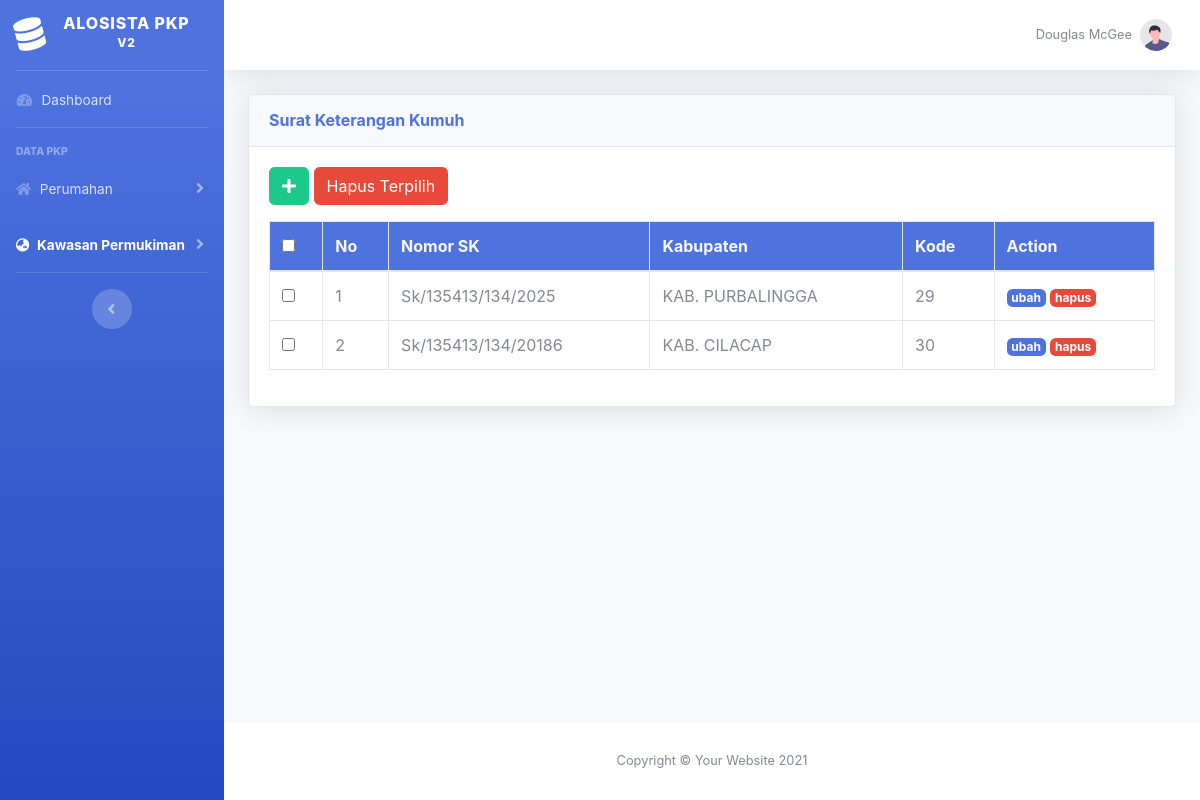
Page /kawasan_permukiman/surat_keterangan_kumuh on the earlier database version.
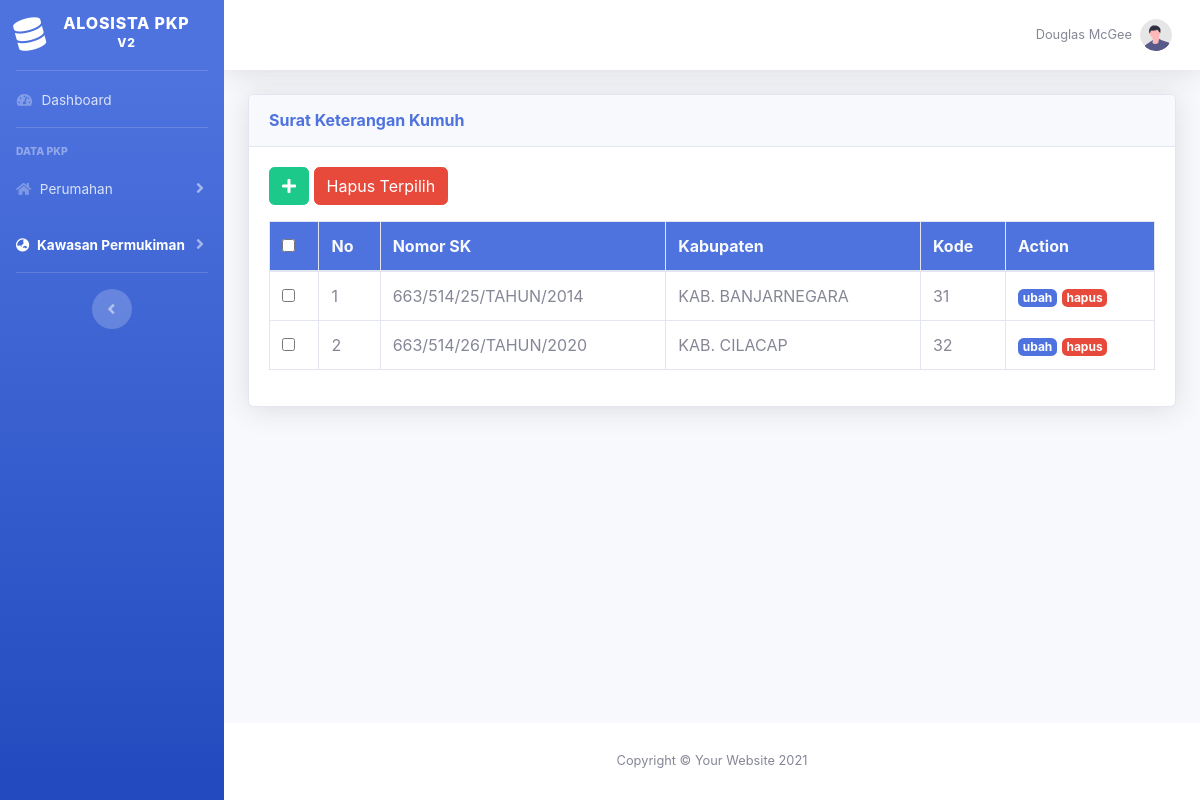
Same page on the later database version.
### tables this page shows
CREATE TABLE `surat_keterangan_kumuh` (
  `id_sk` int(11) NOT NULL,
  `sk` varchar(40) NOT NULL,
  `tahun` int(4) NOT NULL,
  `regency_id` char(5) NOT NULL
);

CREATE TABLE `reg_regencies` (
  `id` char(5) NOT NULL,
  `province_id` char(2) NOT NULL,
  `name` varchar(255) NOT NULL
);

### application/controllers/kawasan_permukiman/Surat_keterangan_kumuh.php (called while the page is built, shortened)
<?php
class Surat_keterangan_kumuh extends CI_Controller
{
    public function __construct()
    {
        $this->load->model('model_surat_keterangan_kumuh');
        $this->load->model('model_for_all');
    }
    public function index($offset = 0)
    {
        $data['title'] = "Surat Keterangan Kumuh";
        $data['surat_keterangan_kumuh'] = $this->model_surat_keterangan_kumuh->get()->result_array();
        $this->load->view('templates/header', $data);
        $this->load->view('templates/sidebar');
        $this->load->view('templates/topbar');
        $this->load->view('kawasan/surat_keterangan_kumuh/index', $data);
        $this->load->view('templates/footer');
    }
}

### index.php (called while the page is built, shortened)
<?php
require_once BASEPATH.'core/CodeIgniter.php';

### application/models/Model_surat_keterangan_kumuh.php (called while the page is built, shortened)
<?php
class Model_surat_keterangan_kumuh extends CI_Model
{
    public function get()
    {
        $result = $this->db->get();
        return $result;
    }
}

### application/views/kawasan/surat_keterangan_kumuh/index.php (the view)
<div class="container-fluid">
    <form action="<?php echo base_url('kawasan_permukiman/surat_keterangan_kumuh/delete_selected') ?>" method="POST">
        <div class="card shadow mb-4 ">
            <div class="card-header py-3">
                <h6 class="m-0 font-weight-bold text-primary"><?= $title ?></h6>
            </div>
            <div class="card-body">
                <a class="btn btn-success  mb-3 ml-auto" href="<?php echo base_url('kawasan_permukiman/surat_keterangan_kumuh/add') ?>">
                    <span class="icon">
                        <i class="fas fa-plus"></i>
                    </span>
                </a>
                <button type="submit" class="btn btn-danger  mb-3 ml-auto" value="Delete" onclick="return confirm('Apakah Anda Yakin Mengapus Baris yang Anda Pilih ?')">Hapus Terpilih</button>
                <div class="table-responsive">
                    <table class="table table-bordered table-hover" width="100%" cellspacing="0">
                        <thead class="bg-primary text-light">
                            <tr>
                                <th><input type="checkbox" id="select-all"></th>
                                <th>No</th>
                                <th>Nomor SK</th>
                                <th>Kabupaten</th>
                                <th>Kode</th>
                                <th>Action</th>
                            </tr>
                        </thead>
                        <tbody>
                            <?php $i = 1; ?>
                            <?php foreach ($surat_keterangan_kumuh as $key) : ?>
                                <tr>
                                    <td><input type="checkbox" name="id[]" value="<?php echo $key['id_sk']; ?>"></td>
                                    <td><?php echo $i++; ?></td>
                                    <td><?php echo $key['sk']; ?></td>
                                    <td><?php echo $key['name']; ?></td>
                                    <td><?php echo $key['id_sk']; ?></td>
                                    <td>
                                        <a href="<?php echo base_url('kawasan_permukiman/surat_keterangan_kumuh/update/') ?><?php echo $key['id_sk'] ?>"><span class="badge badge-primary">ubah</span></a>
                                        <a href=" <?php echo base_url('kawasan_permukiman/surat_keterangan_kumuh/delete/') ?><?php echo $key['id_sk'] ?>"><span class="badge badge-danger" onclick="return confirm('Apakah Anda Yakin Menghapus <?php echo $key['sk'] ?> ?')">hapus</span></a>
                                    </td>
                                </tr>
                            <?php endforeach; ?>
                        </tbody>
                    </table>
                </div>
            </div>
        </div>
    </form>
</div>
</div>

Differences in the rows shown:
removed surat_keterangan_kumuh: sk "Sk/135413/134/2025", regency.name "KAB. PURBALINGGA", id_sk "29"
removed surat_keterangan_kumuh: sk "Sk/135413/134/20186", regency.name "KAB. CILACAP", id_sk "30"
added surat_keterangan_kumuh: sk "663/514/25/TAHUN/2014", regency.name "KAB. BANJARNEGARA", id_sk "31"
added surat_keterangan_kumuh: sk "663/514/26/TAHUN/2020", regency.name "KAB. CILACAP", id_sk "32"
